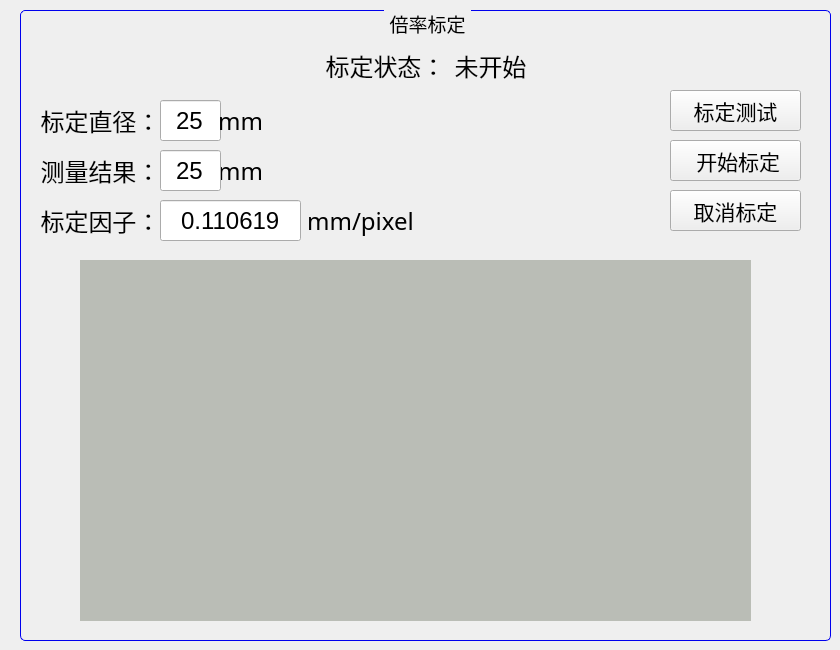
   <widget class="QWidget" name="tab_7">
    <attribute name="title">
     <string>系统倍率标定</string>
    </attribute>
    <widget class="QGroupBox" name="LightGroupBox_24">
     <property name="geometry">
      <rect>
       <x>20</x>
       <y>10</y>
       <width>811</width>
       <height>631</height>
      </rect>
     </property>
     <property name="font">
      <font>
       <family>Yahei Mono</family>
       <pointsize>14</pointsize>
       <weight>50</weight>
       <italic>false</italic>
       <bold>false</bold>
      </font>
     </property>
     <property name="styleSheet">
      <string notr="true">QGroupBox 
{
	border:1px solid #0000EE;
	border-radius:5px;
	margin-top:1.5ex;
}
QGroupBox::title 
{
	subcontrol-origin: margin;
	subcontrol-position: top center;
	padding: 0 3px;
}</string>
     </property>
     <property name="title">
      <string>倍率标定</string>
     </property>
     <property name="flat">
      <bool>false</bool>
     </property>
     <property name="checkable">
      <bool>false</bool>
     </property>
     <widget class="QLabel" name="lable_148">
      <property name="geometry">
       <rect>
        <x>10</x>
        <y>90</y>
        <width>141</width>
        <height>41</height>
       </rect>
      </property>
      <property name="font">
       <font>
        <family>Yahei Mono</family>
        <pointsize>18</pointsize>
        <weight>50</weight>
        <bold>false</bold>
       </font>
      </property>
      <property name="styleSheet">
       <string notr="true"/>
      </property>
      <property name="text">
       <string>标定直径：</string>
      </property>
      <property name="alignment">
       <set>Qt::AlignCenter</set>
      </property>
     </widget>
     <widget class="QLabel" name="lable_149">
      <property name="geometry">
       <rect>
        <x>420</x>
        <y>40</y>
        <width>101</width>
        <height>31</height>
       </rect>
      </property>
      <property name="font">
       <font>
        <family>Ubuntu</family>
        <pointsize>18</pointsize>
        <weight>50</weight>
        <bold>false</bold>
       </font>
      </property>
      <property name="styleSheet">
       <string notr="true"/>
      </property>
      <property name="text">
       <string>未开始</string>
      </property>
      <property name="alignment">
       <set>Qt::AlignCenter</set>
      </property>
     </widget>
     <widget class="QLabel" name="lable_150">
      <property name="geometry">
       <rect>
        <x>280</x>
        <y>40</y>
        <width>171</width>
        <height>31</height>
       </rect>
      </property>
      <property name="font">
       <font>
        <family>Yahei Mono</family>
        <pointsize>18</pointsize>
        <weight>50</weight>
        <bold>false</bold>
       </font>
      </property>
      <property name="styleSheet">
       <string notr="true"/>
      </property>
      <property name="text">
       <string>标定状态：</string>
      </property>
      <property name="alignment">
       <set>Qt::AlignCenter</set>
      </property>
     </widget>
     <widget class="QLineEdit" name="lineEdit_58">
      <property name="geometry">
       <rect>
        <x>140</x>
        <y>90</y>
        <width>61</width>
        <height>41</height>
       </rect>
      </property>
      <property name="font">
       <font>
        <pointsize>18</pointsize>
       </font>
      </property>
      <property name="text">
       <string>25</string>
      </property>
      <property name="alignment">
       <set>Qt::AlignCenter</set>
      </property>
     </widget>
     <widget class="QLabel" name="lable_151">
      <property name="geometry">
       <rect>
        <x>10</x>
        <y>140</y>
        <width>141</width>
        <height>41</height>
       </rect>
      </property>
      <property name="font">
       <font>
        <family>Yahei Mono</family>
        <pointsize>18</pointsize>
        <weight>50</weight>
        <bold>false</bold>
       </font>
      </property>
      <property name="styleSheet">
       <string notr="true"/>
      </property>
      <property name="text">
       <string>测量结果：</string>
      </property>
      <property name="alignment">
       <set>Qt::AlignCenter</set>
      </property>
     </widget>
     <widget class="QLabel" name="lable_152">
      <property name="geometry">
       <rect>
        <x>10</x>
        <y>190</y>
        <width>141</width>
        <height>41</height>
       </rect>
      </property>
      <property name="font">
       <font>
        <family>Yahei Mono</family>
        <pointsize>18</pointsize>
        <weight>50</weight>
        <bold>false</bold>
       </font>
      </property>
      <property name="styleSheet">
       <string notr="true"/>
      </property>
      <property name="text">
       <string>标定因子：</string>
      </property>
      <property name="alignment">
       <set>Qt::AlignCenter</set>
      </property>
     </widget>
     <widget class="QPushButton" name="pushButton_Revise_3">
      <property name="geometry">
       <rect>
        <x>650</x>
        <y>80</y>
        <width>131</width>
        <height>41</height>
       </rect>
      </property>
      <property name="sizePolicy">
       <sizepolicy hsizetype="Fixed" vsizetype="Fixed">
        <horstretch>0</horstretch>
        <verstretch>0</verstretch>
       </sizepolicy>
      </property>
      <property name="minimumSize">
       <size>
        <width>30</width>
        <height>0</height>
       </size>
      </property>
      <property name="font">
       <font>
        <family>Yahei Mono</family>
        <pointsize>16</pointsize>
       </font>
      </property>
      <property name="text">
       <string>标定测试</string>
      </property>
     </widget>
     <widget class="QLabel" name="lable_153">
      <property name="geometry">
       <rect>
        <x>200</x>
        <y>140</y>
        <width>41</width>
        <height>41</height>
       </rect>
      </property>
      <property name="font">
       <font>
        <family>Yahei Mono</family>
        <pointsize>18</pointsize>
        <weight>50</weight>
        <bold>false</bold>
       </font>
      </property>
      <property name="styleSheet">
       <string notr="true"/>
      </property>
      <property name="text">
       <string>mm</string>
      </property>
      <property name="alignment">
       <set>Qt::AlignCenter</set>
      </property>
     </widget>
     <widget class="QLabel" name="lable_154">
      <property name="geometry">
       <rect>
        <x>200</x>
        <y>90</y>
        <width>41</width>
        <height>41</height>
       </rect>
      </property>
      <property name="font">
       <font>
        <family>Yahei Mono</family>
        <pointsize>18</pointsize>
        <weight>50</weight>
        <bold>false</bold>
       </font>
      </property>
      <property name="styleSheet">
       <string notr="true"/>
      </property>
      <property name="text">
       <string>mm</string>
      </property>
      <property name="alignment">
       <set>Qt::AlignCenter</set>
      </property>
     </widget>
     <widget class="QLineEdit" name="lineEdit_59">
      <property name="geometry">
       <rect>
        <x>140</x>
        <y>140</y>
        <width>61</width>
        <height>41</height>
       </rect>
      </property>
      <property name="font">
       <font>
        <pointsize>18</pointsize>
       </font>
      </property>
      <property name="text">
       <string>25</string>
      </property>
      <property name="alignment">
       <set>Qt::AlignCenter</set>
      </property>
     </widget>
     <widget class="QLineEdit" name="lineEdit_60">
      <property name="geometry">
       <rect>
        <x>140</x>
        <y>190</y>
        <width>141</width>
        <height>41</height>
       </rect>
      </property>
      <property name="font">
       <font>
        <pointsize>18</pointsize>
       </font>
      </property>
      <property name="text">
       <string>0.110619</string>
      </property>
      <property name="alignment">
       <set>Qt::AlignCenter</set>
      </property>
     </widget>
     <widget class="QLabel" name="lable_155">
      <property name="geometry">
       <rect>
        <x>280</x>
        <y>190</y>
        <width>121</width>
        <height>41</height>
       </rect>
      </property>
      <property name="font">
       <font>
        <family>Yahei Mono</family>
        <pointsize>18</pointsize>
        <weight>50</weight>
        <bold>false</bold>
       </font>
      </property>
      <property name="styleSheet">
       <string notr="true"/>
      </property>
      <property name="text">
       <string>mm/pixel</string>
      </property>
      <property name="alignment">
       <set>Qt::AlignCenter</set>
      </property>
     </widget>
     <widget class="QPushButton" name="pushButton_Revise_4">
      <property name="geometry">
       <rect>
        <x>650</x>
        <y>130</y>
        <width>131</width>
        <height>41</height>
       </rect>
      </property>
      <property name="sizePolicy">
       <sizepolicy hsizetype="Fixed" vsizetype="Fixed">
        <horstretch>0</horstretch>
        <verstretch>0</verstretch>
       </sizepolicy>
      </property>
      <property name="minimumSize">
       <size>
        <width>30</width>
        <height>0</height>
       </size>
      </property>
      <property name="font">
       <font>
        <family>Yahei Mono</family>
        <pointsize>16</pointsize>
       </font>
      </property>
      <property name="text">
       <string> 开始标定</string>
      </property>
     </widget>
     <widget class="QLabel" name="ButtonImage">
      <property name="geometry">
       <rect>
        <x>60</x>
        <y>250</y>
        <width>671</width>
        <height>361</height>
       </rect>
      </property>
      <property name="font">
       <font>
        <family>Yahei Mono</family>
       </font>
      </property>
      <property name="styleSheet">
       <string notr="true">background-color: rgb(186, 189, 182);</string>
      </property>
      <property name="frameShape">
       <enum>QFrame::NoFrame</enum>
      </property>
      <property name="text">
       <string/>
      </property>
      <property name="alignment">
       <set>Qt::AlignCenter</set>
      </property>
     </widget>
     <widget class="QPushButton" name="pushButton_Revise_11">
      <property name="geometry">
       <rect>
        <x>650</x>
        <y>180</y>
        <width>131</width>
        <height>41</height>
       </rect>
      </property>
      <property name="sizePolicy">
       <sizepolicy hsizetype="Fixed" vsizetype="Fixed">
        <horstretch>0</horstretch>
        <verstretch>0</verstretch>
       </sizepolicy>
      </property>
      <property name="minimumSize">
       <size>
        <width>30</width>
        <height>0</height>
       </size>
      </property>
      <property name="font">
       <font>
        <family>Yahei Mono</family>
        <pointsize>16</pointsize>
       </font>
      </property>
      <property name="text">
       <string>取消标定</string>
      </property>
     </widget>
    </widget>
   </widget>
